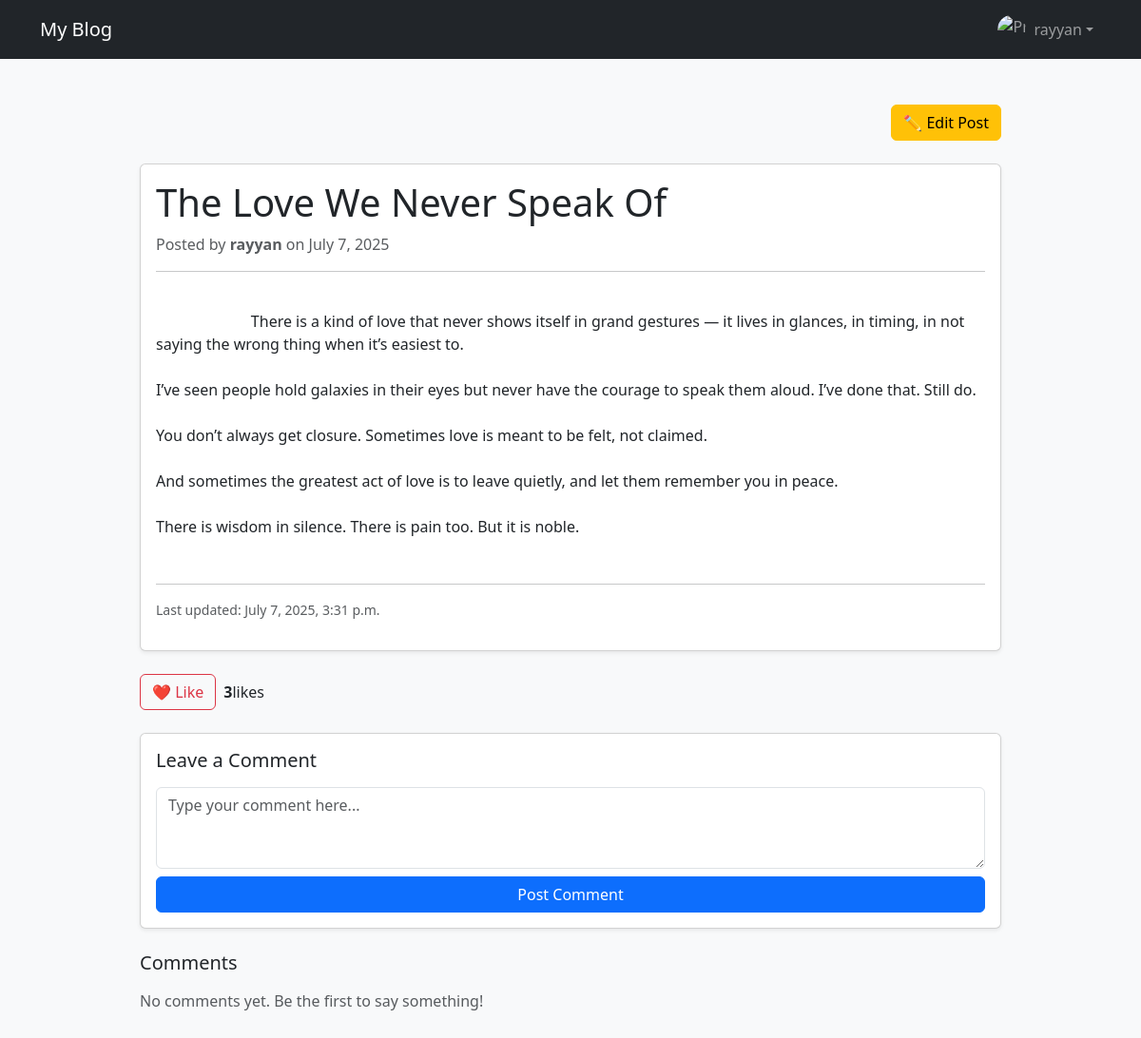
/post/silent-love-wisdom/ (signed in), run on the app's committed database.
### blog/models.py (models this page shows, shortened)
class BlogPost(models.Model):
    author = models.ForeignKey(User, on_delete=models.CASCADE, related_name='posts')
    title = models.CharField(max_length=200)
    slug = models.SlugField(unique=True)
    content = models.TextField()
    created_at = models.DateTimeField(auto_now_add=True)
    updated_at = models.DateTimeField(auto_now=True)
    image = models.ImageField(upload_to='blog_images/', blank=True, null=True)
    is_published = models.BooleanField(default=True)
    likes = GenericRelation('Like')
    class Meta:
        ordering = ['-created_at']

### blog/views.py (the view)
# urls.py: path('post/<slug:slug>/', views.post_detail, name='post_detail'),
def post_detail(request, slug):
    post = get_object_or_404(BlogPost, slug=slug)
    if request.user.is_authenticated:
        ct = ContentType.objects.get_for_model(BlogPost)
        liked = Like.objects.filter(user=request.user, content_type=ct, object_id=post.id).exists()
        post.liked_by_user = liked
    else:
        post.liked_by_user = False
    return render(request, 'post_detail.html', {'post': post})

### blog/Templates/post_detail.html (shortened to what this page needs)
{% extends 'base.html' %}
{% block content %}
<div class="container mt-5 mb-5">
    <div class="row justify-content-center">
        <div class="col-md-10">
            {% if user == post.author %}
                <div class="mb-4 text-end">
                    <a href="{% url 'edit_post' slug=post.slug %}" class="btn btn-warning">✏️ Edit Post</a>
                </div>
            {% endif %}
            <div class="card shadow-sm mb-4">
                <div class="card-body">
                    <h1 class="card-title">{{ post.title }}</h1>
                    <p class="text-muted mb-2">
                        Posted by <strong>{{ post.author.username }}</strong>
                        on {{ post.created_at|date:"F j, Y" }}
                    </p>
                    <hr>
                    <div class="post-content" style="white-space: pre-wrap;">
                        {{ post.content }}
                    </div>
                    <hr class="mt-4">
                    <p class="text-muted small">Last updated: {{ post.updated_at|date:"F j, Y, g:i a" }}</p>
                </div>
            </div>
            <div class="d-flex align-items-center mb-4">
                <button id="likeBtn" class="btn btn-outline-danger me-2" title="{% if post.liked_by_user %}You liked this{% else %}Click to like{% endif %}">
                    {% if post.liked_by_user %}
                        ❤️
                    {% else %}
                        🤍
                    {% endif %}
                    Like
                </button>
                <span id="likeCount" class="fw-semibold">{{ post.likes.count }}</span> likes
            </div>
            <div class="card shadow-sm mb-4">
                <div class="card-body">
                    <h5 class="card-title mb-3">Leave a Comment</h5>
                    <textarea id="commentInput" class="form-control mb-2" rows="3" placeholder="Type your comment here..."></textarea>
                    <div class="d-grid">
                        <button id="submitComment" class="btn btn-primary">Post Comment</button>
                    </div>
                </div>
            </div>
            <div class="mb-5">
                <h5 class="mb-3">Comments</h5>
                <div id="commentList">
                    {% for comment in post.comments.all %}
                        <div class="border p-3 mb-3 rounded bg-light">
                            <div class="mb-1">
                                <strong>{{ comment.user.username }}</strong>
                                <span class="text-muted small">• {{ comment.created_at|date:"M j, Y g:i A" }}</span>
                            </div>
                            <p class="mb-0">{{ comment.content }}</p>
                        </div>
                    {% empty %}
                        <p class="text-muted">No comments yet. Be the first to say something!</p>
                    {% endfor %}
                </div>
            </div>
        </div>
    </div>
</div>
{% endblock %}

### blog/Templates/base.html (shortened to what this page needs)
<!DOCTYPE html>
<html lang="en">
<head>
    <link href="https://cdn.jsdelivr.net/npm/bootstrap@5.3.0/dist/css/bootstrap.min.css" rel="stylesheet">
</head>
<body class="bg-light">
    <nav class="navbar navbar-expand-lg navbar-dark bg-dark mb-4">
        <div class="container">
            <a class="navbar-brand" href="{% url 'home' %}">My Blog</a>
            <div class="collapse navbar-collapse" id="navbarContent">
                <ul class="navbar-nav ms-auto">
                    {% if user.is_authenticated %}
                        <li class="nav-item dropdown">
                            <a class="nav-link dropdown-toggle d-flex align-items-center" href="#" id="navbarDropdown" role="button" data-bs-toggle="dropdown" aria-expanded="false">
                                {% with user.profile.profile_pic.url as pic %}
                                    <img src="{{ pic }}" alt="Profile Pic" class="rounded-circle me-2" style="height: 30px; width: 30px; object-fit: cover;">
                                {% endwith %}
                                {{ user.username }}
                            </a>
                        </li>
                    {% else %}
                        <li class="nav-item">
                            <a class="nav-link" href="">Login</a>
                        </li>
                    {% endif %}
                </ul>
            </div>
        </div>
    </nav>
    <div class="container mb-5">
        {% block content %}
        {% endblock %}
    </div>
</body>
</html>

### data on the page
BlogPost: title "The Love We Never Speak Of", author.username "rayyan", created_at "July 7, 2025", content "There is a kind of love that never shows itself in grand gestures — it lives in glances, in timing, in not saying the wrong thing when it’s easiest to. I’ve seen people hold galaxies in their eyes but never have the courage to speak them aloud. I’ve done that. Still do. You don’t always get closure. Sometimes love is meant to be felt, not claimed. And sometimes the greatest act of love is to leave quietly, and let them remember you in peace. There is wisdom in silence. There is pain too. But it is noble.", updated_at "July 7, 2025, 3:31 p.m.", likes.count "3"

### other printed values
{{ user.username }} "rayyan"
